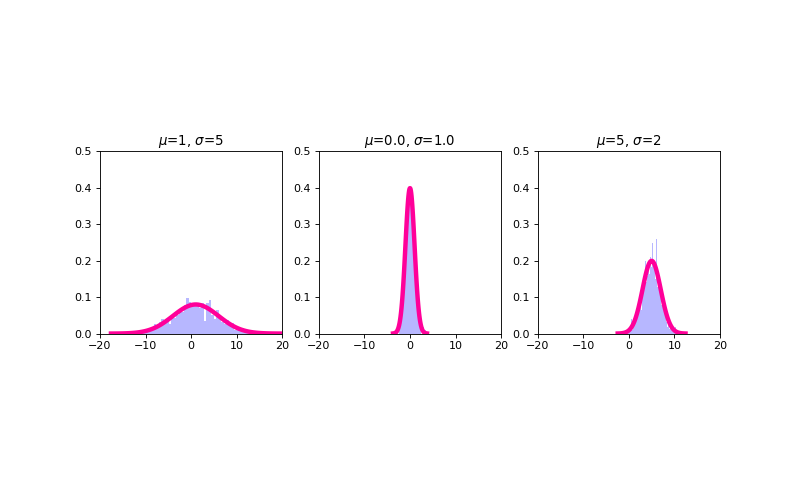

This figure's Python source:
#!/usr/bin/env python 
"""
fit a normal distribution with several parameterizations
"""

import sys,os
import numpy as np
import matplotlib.pyplot as plt
import scipy.stats as scs

## declare variables
font_size = 11
font_name = 'sans-serif'
n = 10000
fig = plt.figure(figsize=(10,6))
splot = 0

## loop through parameterizations of the beta
for mu,sig in [(1,5),(0.0,1.0),(5,2)]:
    splot += 1
    ax = fig.add_subplot(1,3,splot)
    
    rv = scs.norm(loc=mu,scale=sig)
    r = scs.norm.rvs(size=1000,loc=mu,scale=sig)
    pdf_range = np.linspace(scs.norm.ppf(0.01),scs.norm.ppf(0.99), 100)

    ax.hist(r,bins=60,facecolor="#9999FF",alpha=0.7,density=1,histtype='stepfilled')
    pdf_range = np.linspace(scs.norm.ppf(0.0001, mu, sig),scs.norm.ppf(0.9999, mu, sig), 100)
    ax.plot(pdf_range, rv.pdf(pdf_range),'#FF0099', lw=4, label='pdf')
    ax.set_xlim((-20,20))
    ax.set_ylim((0,0.5))
    ax.set_title(r"$\mu$=%s, $\sigma$=%s"%(mu,sig))
    ax.set_aspect(1./ax.get_data_ratio())

    for t in ax.get_xticklabels():
        t.set_fontsize(font_size-1)
        t.set_fontname(font_name)
    for t in ax.get_yticklabels():
        t.set_fontsize(font_size-1)
        t.set_fontname(font_name)
    
plt.show()
